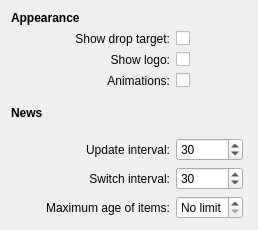
<?xml version="1.0" encoding="UTF-8"?>
<ui version="4.0">
 <class>config</class>
 <widget class="QWidget" name="config">
  <property name="geometry">
   <rect>
    <x>0</x>
    <y>0</y>
    <width>258</width>
    <height>223</height>
   </rect>
  </property>
  <property name="styleSheet">
   <string notr="true"/>
  </property>
  <layout class="QGridLayout" name="gridLayout">
   <item row="0" column="0">
    <widget class="QLabel" name="label">
     <property name="font">
      <font>
       <weight>75</weight>
       <bold>true</bold>
      </font>
     </property>
     <property name="text">
      <string>Appearance</string>
     </property>
    </widget>
   </item>
   <item row="1" column="0" colspan="2">
    <widget class="QLabel" name="label_7">
     <property name="text">
      <string>Show drop target:</string>
     </property>
     <property name="alignment">
      <set>Qt::AlignRight|Qt::AlignTrailing|Qt::AlignVCenter</set>
     </property>
     <property name="buddy">
      <cstring>showDropTarget</cstring>
     </property>
    </widget>
   </item>
   <item row="1" column="2">
    <widget class="QCheckBox" name="showDropTarget">
     <property name="text">
      <string/>
     </property>
    </widget>
   </item>
   <item row="1" column="3" rowspan="7">
    <spacer name="horizontalSpacer">
     <property name="orientation">
      <enum>Qt::Horizontal</enum>
     </property>
     <property name="sizeHint" stdset="0">
      <size>
       <width>2</width>
       <height>188</height>
      </size>
     </property>
    </spacer>
   </item>
   <item row="2" column="0" colspan="2">
    <widget class="QLabel" name="label_3">
     <property name="text">
      <string>Show logo:</string>
     </property>
     <property name="alignment">
      <set>Qt::AlignRight|Qt::AlignTrailing|Qt::AlignVCenter</set>
     </property>
     <property name="buddy">
      <cstring>logo</cstring>
     </property>
    </widget>
   </item>
   <item row="2" column="2">
    <widget class="QCheckBox" name="logo">
     <property name="text">
      <string/>
     </property>
    </widget>
   </item>
   <item row="3" column="0" colspan="2">
    <widget class="QLabel" name="label_5">
     <property name="text">
      <string>Animations:</string>
     </property>
     <property name="alignment">
      <set>Qt::AlignRight|Qt::AlignTrailing|Qt::AlignVCenter</set>
     </property>
     <property name="buddy">
      <cstring>animations</cstring>
     </property>
    </widget>
   </item>
   <item row="3" column="2">
    <widget class="QCheckBox" name="animations">
     <property name="text">
      <string/>
     </property>
    </widget>
   </item>
   <item row="4" column="0">
    <widget class="QLabel" name="label_8">
     <property name="font">
      <font>
       <weight>75</weight>
       <bold>true</bold>
      </font>
     </property>
     <property name="text">
      <string>News</string>
     </property>
    </widget>
   </item>
   <item row="5" column="1">
    <widget class="QLabel" name="label_2">
     <property name="text">
      <string>Update interval:</string>
     </property>
     <property name="alignment">
      <set>Qt::AlignRight|Qt::AlignTrailing|Qt::AlignVCenter</set>
     </property>
     <property name="buddy">
      <cstring>intervalSpinBox</cstring>
     </property>
    </widget>
   </item>
   <item row="5" column="2">
    <widget class="KIntSpinBox" name="intervalSpinBox">
     <property name="minimum">
      <number>1</number>
     </property>
     <property name="maximum">
      <number>525600</number>
     </property>
     <property name="value">
      <number>30</number>
     </property>
    </widget>
   </item>
   <item row="6" column="1">
    <widget class="QLabel" name="label_4">
     <property name="text">
      <string>Switch interval:</string>
     </property>
     <property name="alignment">
      <set>Qt::AlignRight|Qt::AlignTrailing|Qt::AlignVCenter</set>
     </property>
     <property name="buddy">
      <cstring>switchInterval</cstring>
     </property>
    </widget>
   </item>
   <item row="6" column="2">
    <widget class="KIntSpinBox" name="switchInterval">
     <property name="minimum">
      <number>1</number>
     </property>
     <property name="maximum">
      <number>525600</number>
     </property>
     <property name="value">
      <number>30</number>
     </property>
    </widget>
   </item>
   <item row="7" column="0" colspan="2">
    <widget class="QLabel" name="label_6">
     <property name="text">
      <string>Maximum age of items:</string>
     </property>
     <property name="alignment">
      <set>Qt::AlignRight|Qt::AlignTrailing|Qt::AlignVCenter</set>
     </property>
     <property name="buddy">
      <cstring>maxAge</cstring>
     </property>
    </widget>
   </item>
   <item row="7" column="2">
    <widget class="KIntSpinBox" name="maxAge">
     <property name="specialValueText">
      <string>No limit</string>
     </property>
     <property name="maximum">
      <number>525600</number>
     </property>
    </widget>
   </item>
   <item row="8" column="0">
    <spacer name="verticalSpacer">
     <property name="orientation">
      <enum>Qt::Vertical</enum>
     </property>
     <property name="sizeHint" stdset="0">
      <size>
       <width>20</width>
       <height>40</height>
      </size>
     </property>
    </spacer>
   </item>
  </layout>
 </widget>
 <customwidgets>
  <customwidget>
   <class>KIntSpinBox</class>
   <extends>QSpinBox</extends>
   <header>knuminput.h</header>
  </customwidget>
 </customwidgets>
 <resources/>
 <connections/>
</ui>
